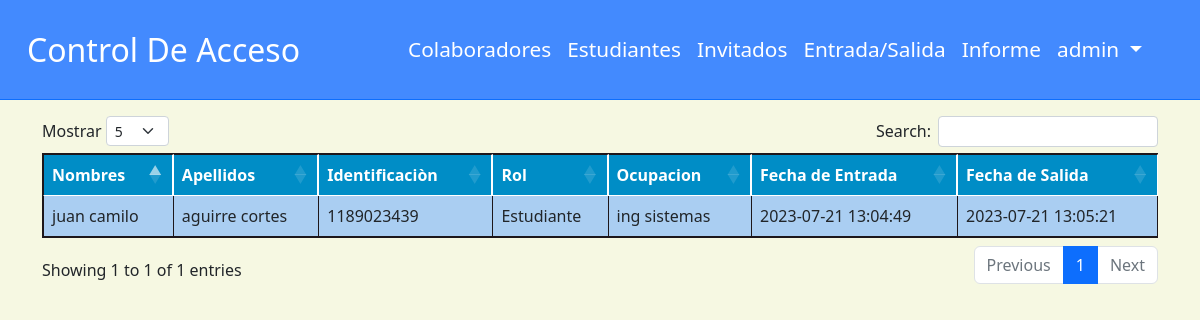
/entrad-salida.php (signed in), run on the app's committed database.
### tables this page shows
CREATE TABLE `administrador` (
  `id` int(11) NOT NULL,
  `usuario` varchar(10) NOT NULL,
  `clave` varchar(10) NOT NULL,
  `nombre` varchar(10) NOT NULL
);

CREATE TABLE `ingreso` (
  `id_ingreso` int(11) NOT NULL,
  `id_colaboradores` int(11) DEFAULT NULL,
  `id_estudiante` int(11) DEFAULT NULL,
  `fechaingreso` datetime DEFAULT NULL,
  `fechasalida` datetime DEFAULT NULL,
  `ingresoEstado` tinyint(1) DEFAULT NULL
);

CREATE TABLE `estudiante` (
  `id` int(11) NOT NULL,
  `nombre` varchar(35) NOT NULL,
  `apellido` varchar(35) NOT NULL,
  `identificacion` varchar(11) NOT NULL,
  `carrera` int(10) NOT NULL,
  `correo` varchar(50) NOT NULL,
  `telefono` varchar(11) NOT NULL
);

CREATE TABLE `carrera` (
  `id_carrera` int(11) NOT NULL,
  `nombre` varchar(30) NOT NULL
);

### entrad-salida.php (the view, shortened to what this page needs)
<?php
    include './Database/conexion.php';
    $consulta = "SELECT * FROM ingreso";
    $consulta1 = $DB_con ->prepare($consulta);
    $consulta1->execute();
    $ingresos=$consulta1->fetchAll(PDO::FETCH_ASSOC);
?>
<!DOCTYPE html>
<html lang="en">
<head>
    <link rel="stylesheet" href="https://cdn.jsdelivr.net/npm/bootstrap@5.2.2/dist/css/bootstrap.min.css" />
    <link rel="stylesheet" href="https://cdn.datatables.net/1.12.1/css/dataTables.bootstrap5.min.css" />
    <link rel="stylesheet" href="./css/header.css">
    <link rel="stylesheet" href="./css/caja.css">
</head>
<body>
        <header>
            <?php include './componentes/header.php' ?>
        </header>
    <div class="container mt-3">
    <table id="example" class="table table-striped table-bordered" style="width:100%">
        <thead>
            <tr>
                <th>Nombres</th>
                <th>Apellidos</th>
                <th>Identificaciòn</th>
                <th>Rol</th>
                <th>Ocupacion</th>
                <th>Fecha de Entrada</th>
                <th>Fecha de Salida</th>
            </tr>
        </thead>
        <Tbody>
            <?php
                foreach($ingresos as $ket => $ingreso ){
                $filaClass = $key % 2 == 0 ? 'tabla-filas' : '';
            ?>
                <tr class="<?php echo $filaClass; ?>">
                    <?php
                        if($ingreso['id_estudiante'] != NULL){
                            $consultaE = "SELECT estudiante.id, estudiante.nombre, estudiante.apellido, estudiante.identificacion, carrera.nombre as carrera FROM estudiante
                            INNER JOIN carrera ON estudiante.carrera =  carrera.id_carrera
                            WHERE id=:id ";
                            $consultaE1 = $DB_con->prepare($consultaE);
                            $consultaE1->bindParam(':id',$ingreso['id_estudiante']);
                            $consultaE1->execute();
                            $estudinate = $consultaE1->fetch(PDO::FETCH_ASSOC);
                    ?>
                    <td><?php echo $estudinate['nombre'];  ?></td>
                    <td><?php echo $estudinate['apellido'];  ?></td>
                    <td><?php echo $estudinate['identificacion'];  ?></td>
                    <td>Estudiante</td>
                    <td><?php echo $estudinate['carrera'];  ?></td>
                    <?php
                    }
                    ?>
                    <td> <?php echo $ingreso['fechaingreso']; ?> </td>
                    <td> <?php echo $ingreso['fechasalida']; ?> </td>
                </tr>
            <?php
                }
            ?>
        </Tbody>
    </table>
    </div>
</body>
</html>

### componentes/header.php (shortened to what this page needs)
<?php
        require './database/conexion.php';
        $consulta=$DB_con->prepare('SELECT * FROM administrador WHERE id=:id');
        $consulta->bindParam(':id', $_SESSION['id']);
        $consulta->execute();
        $cliente=$consulta->fetch(PDO::FETCH_ASSOC);
?>
<header>
<nav class="navbar navbar-expand-md border-bottom border-primary">
        <div class="container-fluid">
            <a href="./administracion.php" class="navbar-brand">Control De Acceso</a>
            <div id="MenuNavegacion" class="collapse navbar-collapse">
                <ul class="navbar-nav ml-auto" id="nav1">
                    <li class="nav-item"><a href="./colaboradores.php" class="nav-link">Colaboradores</a></li>
                    <li class="nav-item"><a href="./estudiantes.php" class="nav-link">Estudiantes</a></li>
                    <li class="nav-item"><a href="./invitado.php" class="nav-link">Invitados</a></li>
                    <li class="nav-item"><a href="./entrad-salida.php" class="nav-link">Entrada/Salida</a></li>
                    <li class="nav-item"><a href="./informe.php" class="nav-link">Informe</a></li>
                </ul>
                <ul class="navbar-nav ms-auto">
                    <li class="dropdown">
                        <a class="nav-link dropdown-toggle" href="#" role="button" data-bs-toggle="dropdown"
                            aria-expanded="false">
                            <label for="" class="centro"><?php echo $cliente["nombre"] ?></label>
                        </a>
                    </li>
                </ul>
            </div>
        </div>
    </nav>
</header>

### css/header.css (style rules this page uses)
body { background-color: #f6f8e2; }
.navbar { height: 100px; background: #438AFE; }
.navbar-brand { font-size: 2rem; margin-left: 15px; margin-right: 100px; color: #fff; }
.nav-link { color: #fff; font-size: 1.3rem; }

### css/caja.css (style rules this page uses)
.table { border: solid 1px #1D171B; background: #fff; color: #111; }
.table th { border-right: solid 2px #fff; border-bottom: solid 5px #fff; background-color: #008DC6; color: #fff; }
.tabla-filas:nth-child(odd) { background-color: #b3d9ff; }

### data on the page
administrador: nombre "admin"
ingreso: id_estudiante.nombre "juan camilo", id_estudiante.apellido "aguirre cortes", id_estudiante.identificacion "1189023439", carrera.nombre "ing sistemas", fechaingreso "2023-07-21 13:04:49", fechasalida "2023-07-21 13:05:21"
